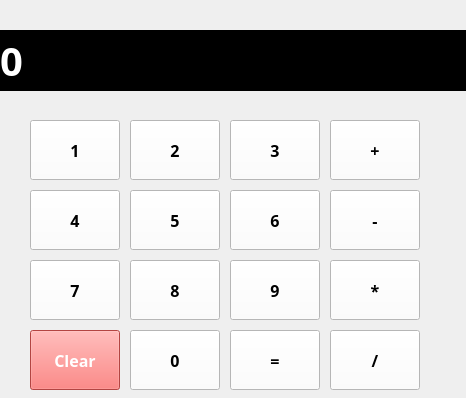
<?xml version="1.0" encoding="UTF-8"?>
<ui version="4.0">
 <class>MainWindow</class>
 <widget class="QMainWindow" name="MainWindow">
  <property name="enabled">
   <bool>true</bool>
  </property>
  <property name="geometry">
   <rect>
    <x>0</x>
    <y>0</y>
    <width>466</width>
    <height>398</height>
   </rect>
  </property>
  <property name="minimumSize">
   <size>
    <width>466</width>
    <height>398</height>
   </size>
  </property>
  <property name="maximumSize">
   <size>
    <width>466</width>
    <height>398</height>
   </size>
  </property>
  <property name="windowTitle">
   <string>Calculator</string>
  </property>
  <widget class="QWidget" name="centralwidget">
   <widget class="QPushButton" name="btn7">
    <property name="geometry">
     <rect>
      <x>30</x>
      <y>260</y>
      <width>90</width>
      <height>60</height>
     </rect>
    </property>
    <property name="font">
     <font>
      <family>e-Ukraine Bold</family>
      <pointsize>12</pointsize>
      <weight>75</weight>
      <bold>true</bold>
     </font>
    </property>
    <property name="styleSheet">
     <string notr="true">background-color: rgb(255, 255, 255);</string>
    </property>
    <property name="text">
     <string>7</string>
    </property>
   </widget>
   <widget class="QLabel" name="label_result">
    <property name="geometry">
     <rect>
      <x>0</x>
      <y>30</y>
      <width>471</width>
      <height>61</height>
     </rect>
    </property>
    <property name="font">
     <font>
      <family>e-Ukraine Bold</family>
      <pointsize>30</pointsize>
      <weight>75</weight>
      <bold>true</bold>
     </font>
    </property>
    <property name="styleSheet">
     <string notr="true">background-color: rgb(0, 0 , 0);
color: rgb(255, 255, 255);</string>
    </property>
    <property name="text">
     <string>0</string>
    </property>
   </widget>
   <widget class="QPushButton" name="btn8">
    <property name="geometry">
     <rect>
      <x>130</x>
      <y>260</y>
      <width>90</width>
      <height>60</height>
     </rect>
    </property>
    <property name="font">
     <font>
      <family>e-Ukraine Bold</family>
      <pointsize>12</pointsize>
      <weight>75</weight>
      <bold>true</bold>
     </font>
    </property>
    <property name="styleSheet">
     <string notr="true">background-color: rgb(255, 255, 255);</string>
    </property>
    <property name="text">
     <string>8</string>
    </property>
   </widget>
   <widget class="QPushButton" name="btn9">
    <property name="geometry">
     <rect>
      <x>230</x>
      <y>260</y>
      <width>90</width>
      <height>60</height>
     </rect>
    </property>
    <property name="font">
     <font>
      <family>e-Ukraine Bold</family>
      <pointsize>12</pointsize>
      <weight>75</weight>
      <bold>true</bold>
     </font>
    </property>
    <property name="styleSheet">
     <string notr="true">background-color: rgb(255, 255, 255);</string>
    </property>
    <property name="text">
     <string>9</string>
    </property>
   </widget>
   <widget class="QPushButton" name="btn6">
    <property name="geometry">
     <rect>
      <x>230</x>
      <y>190</y>
      <width>90</width>
      <height>60</height>
     </rect>
    </property>
    <property name="font">
     <font>
      <family>e-Ukraine Bold</family>
      <pointsize>12</pointsize>
      <weight>75</weight>
      <bold>true</bold>
     </font>
    </property>
    <property name="styleSheet">
     <string notr="true">background-color: rgb(255, 255, 255);</string>
    </property>
    <property name="text">
     <string>6</string>
    </property>
   </widget>
   <widget class="QPushButton" name="btn5">
    <property name="geometry">
     <rect>
      <x>130</x>
      <y>190</y>
      <width>90</width>
      <height>60</height>
     </rect>
    </property>
    <property name="font">
     <font>
      <family>e-Ukraine Bold</family>
      <pointsize>12</pointsize>
      <weight>75</weight>
      <bold>true</bold>
     </font>
    </property>
    <property name="styleSheet">
     <string notr="true">background-color: rgb(255, 255, 255);</string>
    </property>
    <property name="text">
     <string>5</string>
    </property>
   </widget>
   <widget class="QPushButton" name="btn4">
    <property name="geometry">
     <rect>
      <x>30</x>
      <y>190</y>
      <width>90</width>
      <height>60</height>
     </rect>
    </property>
    <property name="font">
     <font>
      <family>e-Ukraine Bold</family>
      <pointsize>12</pointsize>
      <weight>75</weight>
      <bold>true</bold>
     </font>
    </property>
    <property name="styleSheet">
     <string notr="true">background-color: rgb(255, 255, 255);</string>
    </property>
    <property name="text">
     <string>4</string>
    </property>
   </widget>
   <widget class="QPushButton" name="btn1">
    <property name="geometry">
     <rect>
      <x>30</x>
      <y>120</y>
      <width>90</width>
      <height>60</height>
     </rect>
    </property>
    <property name="font">
     <font>
      <family>e-Ukraine Bold</family>
      <pointsize>12</pointsize>
      <weight>75</weight>
      <bold>true</bold>
     </font>
    </property>
    <property name="styleSheet">
     <string notr="true">background-color: rgb(255, 255, 255);</string>
    </property>
    <property name="text">
     <string>1</string>
    </property>
   </widget>
   <widget class="QPushButton" name="btn3">
    <property name="geometry">
     <rect>
      <x>230</x>
      <y>120</y>
      <width>90</width>
      <height>60</height>
     </rect>
    </property>
    <property name="font">
     <font>
      <family>e-Ukraine Bold</family>
      <pointsize>12</pointsize>
      <weight>75</weight>
      <bold>true</bold>
     </font>
    </property>
    <property name="styleSheet">
     <string notr="true">background-color: rgb(255, 255, 255);</string>
    </property>
    <property name="text">
     <string>3</string>
    </property>
   </widget>
   <widget class="QPushButton" name="btn2">
    <property name="geometry">
     <rect>
      <x>130</x>
      <y>120</y>
      <width>90</width>
      <height>60</height>
     </rect>
    </property>
    <property name="font">
     <font>
      <family>e-Ukraine Bold</family>
      <pointsize>12</pointsize>
      <weight>75</weight>
      <bold>true</bold>
     </font>
    </property>
    <property name="styleSheet">
     <string notr="true">background-color: rgb(255, 255, 255);</string>
    </property>
    <property name="text">
     <string>2</string>
    </property>
   </widget>
   <widget class="QPushButton" name="btnEqual">
    <property name="geometry">
     <rect>
      <x>230</x>
      <y>330</y>
      <width>90</width>
      <height>60</height>
     </rect>
    </property>
    <property name="font">
     <font>
      <family>e-Ukraine Bold</family>
      <pointsize>12</pointsize>
      <weight>75</weight>
      <bold>true</bold>
     </font>
    </property>
    <property name="styleSheet">
     <string notr="true">background-color: rgb(255, 255, 255);</string>
    </property>
    <property name="text">
     <string>=</string>
    </property>
   </widget>
   <widget class="QPushButton" name="btnClear">
    <property name="geometry">
     <rect>
      <x>30</x>
      <y>330</y>
      <width>90</width>
      <height>60</height>
     </rect>
    </property>
    <property name="font">
     <font>
      <family>e-Ukraine Bold</family>
      <pointsize>12</pointsize>
      <weight>75</weight>
      <bold>true</bold>
     </font>
    </property>
    <property name="styleSheet">
     <string notr="true">background-color: rgb(250, 97, 92);
color: rgb(255, 255, 255);</string>
    </property>
    <property name="text">
     <string>Clear</string>
    </property>
   </widget>
   <widget class="QPushButton" name="btn0">
    <property name="geometry">
     <rect>
      <x>130</x>
      <y>330</y>
      <width>90</width>
      <height>60</height>
     </rect>
    </property>
    <property name="font">
     <font>
      <family>e-Ukraine Bold</family>
      <pointsize>12</pointsize>
      <weight>75</weight>
      <bold>true</bold>
     </font>
    </property>
    <property name="styleSheet">
     <string notr="true">background-color: rgb(255, 255, 255);</string>
    </property>
    <property name="text">
     <string>0</string>
    </property>
   </widget>
   <widget class="QPushButton" name="btnDiv">
    <property name="geometry">
     <rect>
      <x>330</x>
      <y>330</y>
      <width>90</width>
      <height>60</height>
     </rect>
    </property>
    <property name="font">
     <font>
      <family>e-Ukraine Bold</family>
      <pointsize>12</pointsize>
      <weight>75</weight>
      <bold>true</bold>
     </font>
    </property>
    <property name="styleSheet">
     <string notr="true">background-color: rgb(255, 255, 255);</string>
    </property>
    <property name="text">
     <string>/</string>
    </property>
   </widget>
   <widget class="QPushButton" name="btnMult">
    <property name="geometry">
     <rect>
      <x>330</x>
      <y>260</y>
      <width>90</width>
      <height>60</height>
     </rect>
    </property>
    <property name="font">
     <font>
      <family>e-Ukraine Bold</family>
      <pointsize>12</pointsize>
      <weight>75</weight>
      <bold>true</bold>
     </font>
    </property>
    <property name="styleSheet">
     <string notr="true">background-color: rgb(255, 255, 255);</string>
    </property>
    <property name="text">
     <string>*</string>
    </property>
   </widget>
   <widget class="QPushButton" name="btnMinus">
    <property name="geometry">
     <rect>
      <x>330</x>
      <y>190</y>
      <width>90</width>
      <height>60</height>
     </rect>
    </property>
    <property name="font">
     <font>
      <family>e-Ukraine Bold</family>
      <pointsize>12</pointsize>
      <weight>75</weight>
      <bold>true</bold>
     </font>
    </property>
    <property name="styleSheet">
     <string notr="true">background-color: rgb(255, 255, 255);</string>
    </property>
    <property name="text">
     <string>-</string>
    </property>
   </widget>
   <widget class="QPushButton" name="btnAdd">
    <property name="geometry">
     <rect>
      <x>330</x>
      <y>120</y>
      <width>90</width>
      <height>60</height>
     </rect>
    </property>
    <property name="font">
     <font>
      <family>e-Ukraine Bold</family>
      <pointsize>12</pointsize>
      <weight>75</weight>
      <bold>true</bold>
     </font>
    </property>
    <property name="styleSheet">
     <string notr="true">background-color: rgb(255, 255, 255);</string>
    </property>
    <property name="text">
     <string>+</string>
    </property>
   </widget>
  </widget>
 </widget>
 <resources/>
 <connections/>
</ui>
